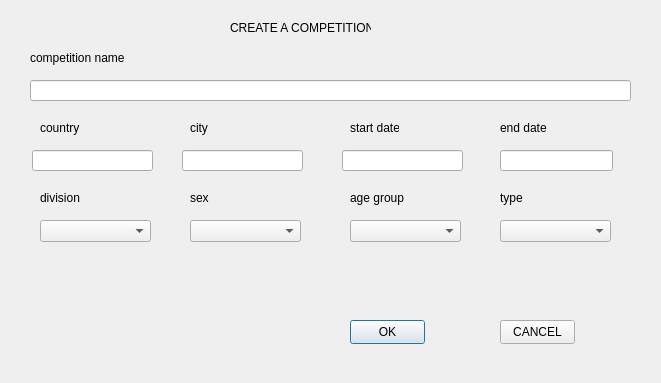
<?xml version="1.0" encoding="UTF-8"?>
<ui version="4.0">
 <class>CreateCompetitionDialog</class>
 <widget class="QDialog" name="CreateCompetitionDialog">
  <property name="geometry">
   <rect>
    <x>0</x>
    <y>0</y>
    <width>661</width>
    <height>383</height>
   </rect>
  </property>
  <property name="windowTitle">
   <string>Create Competition</string>
  </property>
  <widget class="QLabel" name="competitionName">
   <property name="geometry">
    <rect>
     <x>30</x>
     <y>50</y>
     <width>97</width>
     <height>16</height>
    </rect>
   </property>
   <property name="text">
    <string>competition name</string>
   </property>
  </widget>
  <widget class="QLineEdit" name="competitionNameEdit">
   <property name="geometry">
    <rect>
     <x>30</x>
     <y>80</y>
     <width>601</width>
     <height>21</height>
    </rect>
   </property>
  </widget>
  <widget class="QLabel" name="country">
   <property name="geometry">
    <rect>
     <x>40</x>
     <y>120</y>
     <width>49</width>
     <height>16</height>
    </rect>
   </property>
   <property name="text">
    <string>country</string>
   </property>
  </widget>
  <widget class="QLabel" name="createCompetition">
   <property name="geometry">
    <rect>
     <x>230</x>
     <y>20</y>
     <width>141</width>
     <height>16</height>
    </rect>
   </property>
   <property name="text">
    <string>CREATE A COMPETITION</string>
   </property>
  </widget>
  <widget class="QLineEdit" name="countryEdit">
   <property name="geometry">
    <rect>
     <x>32</x>
     <y>150</y>
     <width>121</width>
     <height>21</height>
    </rect>
   </property>
  </widget>
  <widget class="QLabel" name="city">
   <property name="geometry">
    <rect>
     <x>190</x>
     <y>120</y>
     <width>49</width>
     <height>16</height>
    </rect>
   </property>
   <property name="text">
    <string>city</string>
   </property>
  </widget>
  <widget class="QLineEdit" name="cityEdit">
   <property name="geometry">
    <rect>
     <x>182</x>
     <y>150</y>
     <width>121</width>
     <height>21</height>
    </rect>
   </property>
  </widget>
  <widget class="QLabel" name="startDate">
   <property name="geometry">
    <rect>
     <x>350</x>
     <y>120</y>
     <width>49</width>
     <height>16</height>
    </rect>
   </property>
   <property name="text">
    <string>start date</string>
   </property>
  </widget>
  <widget class="QLineEdit" name="startDateEdit">
   <property name="geometry">
    <rect>
     <x>342</x>
     <y>150</y>
     <width>121</width>
     <height>21</height>
    </rect>
   </property>
  </widget>
  <widget class="QLabel" name="endDate">
   <property name="geometry">
    <rect>
     <x>500</x>
     <y>120</y>
     <width>49</width>
     <height>16</height>
    </rect>
   </property>
   <property name="text">
    <string>end date</string>
   </property>
  </widget>
  <widget class="QLineEdit" name="endDateEdit">
   <property name="geometry">
    <rect>
     <x>500</x>
     <y>150</y>
     <width>113</width>
     <height>21</height>
    </rect>
   </property>
  </widget>
  <widget class="QLabel" name="division">
   <property name="geometry">
    <rect>
     <x>40</x>
     <y>190</y>
     <width>61</width>
     <height>16</height>
    </rect>
   </property>
   <property name="text">
    <string>division</string>
   </property>
  </widget>
  <widget class="QComboBox" name="divisionBox">
   <property name="geometry">
    <rect>
     <x>40</x>
     <y>220</y>
     <width>111</width>
     <height>22</height>
    </rect>
   </property>
   <property name="raw" stdset="0">
    <string/>
   </property>
  </widget>
  <widget class="QLabel" name="label">
   <property name="geometry">
    <rect>
     <x>190</x>
     <y>190</y>
     <width>49</width>
     <height>16</height>
    </rect>
   </property>
   <property name="text">
    <string>sex</string>
   </property>
  </widget>
  <widget class="QComboBox" name="sexBox">
   <property name="geometry">
    <rect>
     <x>190</x>
     <y>220</y>
     <width>111</width>
     <height>22</height>
    </rect>
   </property>
  </widget>
  <widget class="QLabel" name="label_2">
   <property name="geometry">
    <rect>
     <x>350</x>
     <y>190</y>
     <width>71</width>
     <height>16</height>
    </rect>
   </property>
   <property name="text">
    <string>age group</string>
   </property>
  </widget>
  <widget class="QComboBox" name="ageGroupBox">
   <property name="geometry">
    <rect>
     <x>350</x>
     <y>220</y>
     <width>111</width>
     <height>22</height>
    </rect>
   </property>
  </widget>
  <widget class="QLabel" name="label_3">
   <property name="geometry">
    <rect>
     <x>500</x>
     <y>190</y>
     <width>49</width>
     <height>16</height>
    </rect>
   </property>
   <property name="text">
    <string>type</string>
   </property>
  </widget>
  <widget class="QComboBox" name="typeBox">
   <property name="geometry">
    <rect>
     <x>500</x>
     <y>220</y>
     <width>111</width>
     <height>22</height>
    </rect>
   </property>
  </widget>
  <widget class="QPushButton" name="okButton">
   <property name="geometry">
    <rect>
     <x>350</x>
     <y>320</y>
     <width>75</width>
     <height>24</height>
    </rect>
   </property>
   <property name="text">
    <string>OK</string>
   </property>
  </widget>
  <widget class="QPushButton" name="cancelButton">
   <property name="geometry">
    <rect>
     <x>500</x>
     <y>320</y>
     <width>75</width>
     <height>24</height>
    </rect>
   </property>
   <property name="text">
    <string>CANCEL</string>
   </property>
  </widget>
 </widget>
 <resources/>
 <connections/>
</ui>
